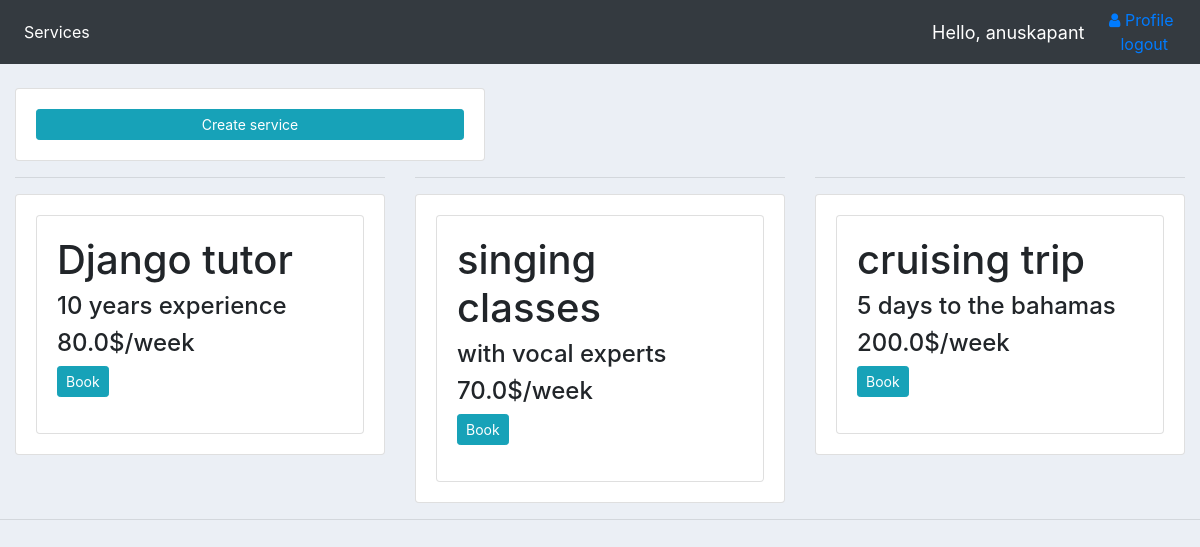
Screenshot of / (signed in) with the database file from the repository.
### bookingApp/models.py (models this page shows, shortened)
class Service(models.Model):
	name = models.CharField(max_length = 200, null = True)
	description = models.CharField(max_length = 200, null = True)
	price = models.FloatField(null = True)
	seller = models.ForeignKey(Customer, null=True, on_delete = models.CASCADE)

### bookingApp/views.py (the view)
# urls.py: path('', views.servicesView, name="services"),
def servicesView(request):
	services = Service.objects.all();
	context={'services':services}
	return render(request,'template/services.html', context);

### bookingApp/templates/template/services.html
{% extends 'template/main.html'%}
{% block content %}
<br>
<div class="row">
	<div class="col-md-5">
		<div class="card card-body">
			<a class="btn btn-info  btn-sm " href="{% url 'create-service' %}">Create service</a>
		</div>
	</div>
</div>
<div class="row">
	{% for service in services%}
	<div class="col-md-4">
		<hr>
		<div class="card card-body">
				<div class="card card-body">
					<h1>{{service.name}}</h1>
					<h4>{{service.description}}</h4>
					<h4>{{service.price}}$/week</h4>
					<p><a class="btn  btn-info  btn-sm" href="{% url 'booking' service.id %}">Book</a></p>
				</div>
		</div>
	</div>
	{% endfor %}
</div>
{% endblock %}

### bookingApp/templates/template/navbar.html (shortened to what this page needs)
{% load static %}
<nav class="navbar navbar-expand-lg navbar-dark bg-dark">
  <div class="collapse navbar-collapse" id="navbarNav">
    <ul class="navbar-nav">
      <li class="nav-item active">
        <a class="nav-link" href="{% url 'services' %}">Services</a>
      </li>
    </ul>
  </div>
  {% if request.user.id%}
    <span class = "hello-msg">Hello, {{request.user}}</span>
    <span><a href="{% url 'user-profile'%}"><i class="fa fa-fw fa-user" ></i>Profile</a><span>
    <div class='mx-3'><a href="{% url 'logout'%}">logout</a></div>
  {% else %}
      <span><a href="{% url 'login'%}"><i class="fa fa-fw fa-user" ></i>Login</a></span>
  {% endif %}
</nav>

### static/css/main.css (style rules this page uses)
body { background-color: #ebeff5; }

### bookingApp/templates/template/navbar.html (style rules this page uses)
.hello-msg { font-size: 18px; color: #fff; margin-right: 20px; }

### rows the page displays
Service: name "Django tutor", description "10 years experience", price "80.0"
Service: name "singing classes", description "with vocal experts", price "70.0"
Service: name "cruising trip", description "5 days to the bahamas", price "200.0"

### other values shown
{{ request.user }} "anuskapant"
